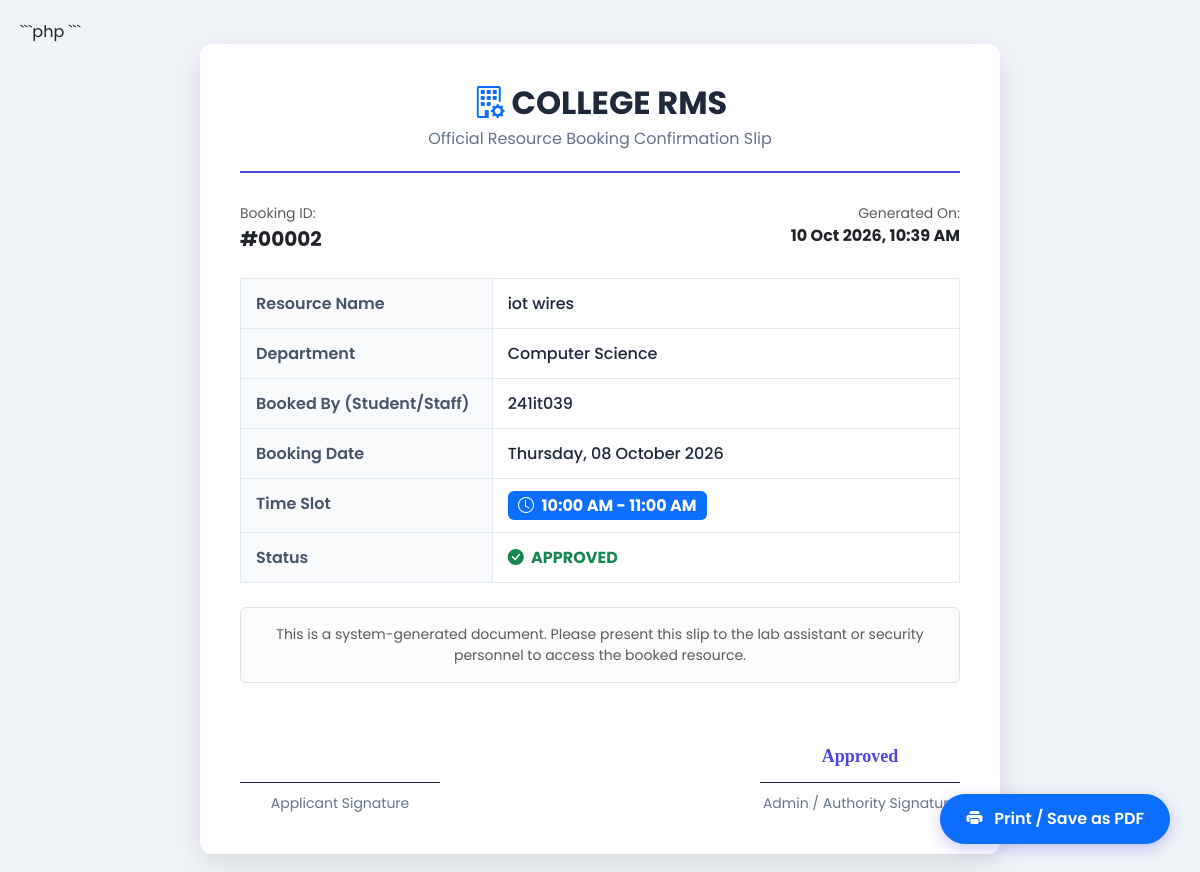
The page /booking_slip.php?id=2 (signed in) on the database its author committed.
### tables this page shows
CREATE TABLE `bookings` (
  `id` int(11) NOT NULL,
  `department` varchar(20) NOT NULL,
  `resource_name` varchar(150) NOT NULL,
  `booking_date` date NOT NULL,
  `status` varchar(20) DEFAULT 'Pending',
  `booked_by` varchar(100) NOT NULL,
  `start_time` time NOT NULL,
  `end_time` time NOT NULL
);

### booking_slip.php (the view, shortened to what this page needs)
<?php
include 'db.php';
$id = (int)$_GET['id'];
$stmt = $conn->prepare("SELECT * FROM bookings WHERE id = ?");
$stmt->bind_param("i", $id);
$stmt->execute();
$result = $stmt->get_result();
$booking = $result->fetch_assoc();
?>
<!DOCTYPE html>
<html lang="en">
<head>
    <link rel="stylesheet" href="https://cdn.jsdelivr.net/npm/bootstrap@5.3.0/dist/css/bootstrap.min.css">
    <link rel="stylesheet" href="https://cdn.jsdelivr.net/npm/bootstrap-icons@1.10.5/font/bootstrap-icons.css">
    <link rel="stylesheet" href="mobile_view.css">
</head>
<body>
<div class="slip-container" id="printableArea">
    <div class="header">
        <h2><i class="bi bi-building-gear text-primary"></i> COLLEGE RMS</h2>
        <p>Official Resource Booking Confirmation Slip</p>
    </div>
    <div class="d-flex justify-content-between mb-4">
        <div>
            <span class="text-muted small d-block">Booking ID:</span>
            <span class="fw-bold fs-5">#<?php echo str_pad($booking['id'], 5, '0', STR_PAD_LEFT); ?></span>
        </div>
        <div class="text-end">
            <span class="text-muted small d-block">Generated On:</span>
            <span class="fw-bold"><?php echo date('d M Y, h:i A'); ?></span>
        </div>
    </div>
    <table class="table slip-table mb-4">
        <tbody>
            <tr>
                <th>Resource Name</th>
                <td><?php echo htmlspecialchars($booking['resource_name']); ?></td>
            </tr>
            <tr>
                <th>Department</th>
                <td><?php echo htmlspecialchars($booking['department']); ?></td>
            </tr>
            <tr>
                <th>Booked By (Student/Staff)</th>
                <td><?php echo htmlspecialchars($booking['booked_by']); ?></td>
            </tr>
            <tr>
                <th>Booking Date</th>
                <td><?php echo date('l, d F Y', strtotime($booking['booking_date'])); ?></td>
            </tr>
            <tr>
                <th>Time Slot</th>
                <td>
                    <span class="badge bg-primary fs-6">
                        <i class="bi bi-clock me-1"></i>
                        <?php echo date('h:i A', strtotime($booking['start_time'])); ?> -
                        <?php echo date('h:i A', strtotime($booking['end_time'])); ?>
                    </span>
                </td>
            </tr>
            <tr>
                <th>Status</th>
                <td><span class="text-success fw-bold"><i class="bi bi-check-circle-fill me-1"></i> APPROVED</span></td>
            </tr>
        </tbody>
    </table>
    <div class="alert alert-light border text-center small text-muted">
        This is a system-generated document. Please present this slip to the lab assistant or security personnel to access the booked resource.
    </div>
    <div class="footer">
        <div class="signature-box">
            <div class="signature-line"></div>
            <p>Applicant Signature</p>
        </div>
        <div class="signature-box">
            <div class="signature-line">
                <strong style="font-size:18px; color:#4f46e5; font-family:cursive;">Approved</strong>
            </div>
            <p>Admin / Authority Signature</p>
        </div>
    </div>
</div>
<button class="btn btn-primary print-btn" onclick="window.print()">
    <i class="bi bi-printer-fill me-2"></i> Print / Save as PDF
</button>
</body>
</html>

### booking_slip.php (style rules this page uses)
body { font-family: 'Poppins', sans-serif; background-color: #f0f3f8; padding: 20px; }
.slip-container { max-width: 800px; margin: 0 auto; background: #fff; padding: 40px; border-radius: 12px; box-shadow: 0 10px 30px rgba(0,0,0,0.1); }
.header { text-align: center; border-bottom: 2px solid #4f46e5; padding-bottom: 20px; margin-bottom: 30px; }
.header h2 { font-weight: 700; color: #1e293b; margin: 0; }
.header p { color: #64748b; margin: 5px 0 0; }
.slip-table th { width: 35%; background: #f8fafc; color: #475569; font-weight: 600; padding: 12px 15px; border: 1px solid #e2e8f0; }
.slip-table td { padding: 12px 15px; border: 1px solid #e2e8f0; color: #1e293b; font-weight: 500; }
.footer { margin-top: 60px; display: flex; justify-content: space-between; }
.signature-box { text-align: center; width: 200px; }
.signature-line { border-bottom: 1px solid #1e293b; margin-bottom: 10px; height: 40px; }
.signature-box p { margin: 0; color: #64748b; font-size: 14px; }
.print-btn { position: fixed; bottom: 30px; right: 30px; border-radius: 50px; padding: 12px 25px; font-weight: 600; box-shadow: 0 4px 15px rgba(79,70,229,0.3); }

### rows shown on the page
bookings: id "00002", resource_name "iot wires", department "Computer Science", booked_by "241it039", booking_date "Thursday, 08 October 2026", start_time "10:00 AM", end_time "11:00 AM"
